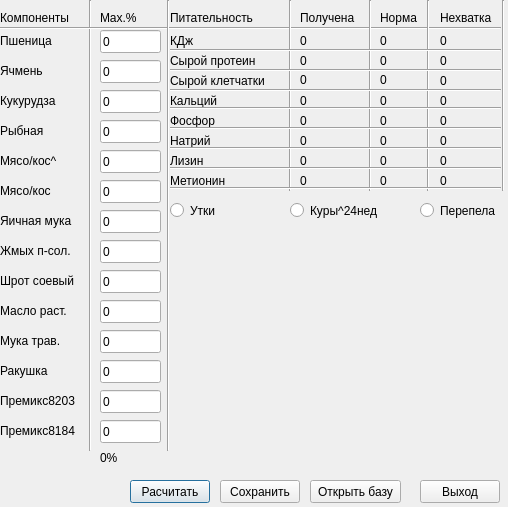
<?xml version="1.0" encoding="UTF-8"?>
<ui version="4.0">
 <class>Dialog</class>
 <widget class="QDialog" name="Dialog">
  <property name="geometry">
   <rect>
    <x>0</x>
    <y>0</y>
    <width>508</width>
    <height>507</height>
   </rect>
  </property>
  <property name="windowTitle">
   <string>Dialog</string>
  </property>
  <widget class="QLabel" name="label">
   <property name="geometry">
    <rect>
     <x>0</x>
     <y>10</y>
     <width>81</width>
     <height>16</height>
    </rect>
   </property>
   <property name="text">
    <string>Компоненты</string>
   </property>
  </widget>
  <widget class="QLabel" name="label_2">
   <property name="geometry">
    <rect>
     <x>100</x>
     <y>10</y>
     <width>59</width>
     <height>15</height>
    </rect>
   </property>
   <property name="text">
    <string>Max.%</string>
   </property>
  </widget>
  <widget class="QLabel" name="label_3">
   <property name="geometry">
    <rect>
     <x>170</x>
     <y>10</y>
     <width>101</width>
     <height>16</height>
    </rect>
   </property>
   <property name="text">
    <string>Питательность</string>
   </property>
  </widget>
  <widget class="QLabel" name="label_4">
   <property name="geometry">
    <rect>
     <x>440</x>
     <y>10</y>
     <width>61</width>
     <height>16</height>
    </rect>
   </property>
   <property name="text">
    <string>Нехватка</string>
   </property>
  </widget>
  <widget class="QLabel" name="label_5">
   <property name="geometry">
    <rect>
     <x>0</x>
     <y>30</y>
     <width>71</width>
     <height>21</height>
    </rect>
   </property>
   <property name="text">
    <string>Пшеница</string>
   </property>
  </widget>
  <widget class="QLineEdit" name="lineEdit">
   <property name="geometry">
    <rect>
     <x>100</x>
     <y>30</y>
     <width>61</width>
     <height>23</height>
    </rect>
   </property>
   <property name="text">
    <string>0</string>
   </property>
  </widget>
  <widget class="QLabel" name="label_6">
   <property name="geometry">
    <rect>
     <x>0</x>
     <y>60</y>
     <width>81</width>
     <height>21</height>
    </rect>
   </property>
   <property name="text">
    <string>Ячмень</string>
   </property>
  </widget>
  <widget class="QLabel" name="label_7">
   <property name="geometry">
    <rect>
     <x>0</x>
     <y>90</y>
     <width>81</width>
     <height>21</height>
    </rect>
   </property>
   <property name="text">
    <string>Кукурудза</string>
   </property>
  </widget>
  <widget class="QLabel" name="label_8">
   <property name="geometry">
    <rect>
     <x>0</x>
     <y>180</y>
     <width>71</width>
     <height>21</height>
    </rect>
   </property>
   <property name="text">
    <string>Мясо/кос</string>
   </property>
  </widget>
  <widget class="QLabel" name="label_9">
   <property name="geometry">
    <rect>
     <x>0</x>
     <y>120</y>
     <width>71</width>
     <height>21</height>
    </rect>
   </property>
   <property name="text">
    <string>Рыбная</string>
   </property>
  </widget>
  <widget class="QLabel" name="label_10">
   <property name="geometry">
    <rect>
     <x>0</x>
     <y>420</y>
     <width>91</width>
     <height>21</height>
    </rect>
   </property>
   <property name="text">
    <string>Премикс8184</string>
   </property>
  </widget>
  <widget class="QLabel" name="label_11">
   <property name="geometry">
    <rect>
     <x>380</x>
     <y>10</y>
     <width>59</width>
     <height>15</height>
    </rect>
   </property>
   <property name="text">
    <string>Норма</string>
   </property>
  </widget>
  <widget class="QLineEdit" name="lineEdit_2">
   <property name="geometry">
    <rect>
     <x>100</x>
     <y>60</y>
     <width>61</width>
     <height>23</height>
    </rect>
   </property>
   <property name="text">
    <string>0</string>
   </property>
  </widget>
  <widget class="QLineEdit" name="lineEdit_3">
   <property name="geometry">
    <rect>
     <x>100</x>
     <y>90</y>
     <width>61</width>
     <height>23</height>
    </rect>
   </property>
   <property name="text">
    <string>0</string>
   </property>
  </widget>
  <widget class="QLineEdit" name="lineEdit_4">
   <property name="geometry">
    <rect>
     <x>100</x>
     <y>180</y>
     <width>61</width>
     <height>23</height>
    </rect>
   </property>
   <property name="text">
    <string>0</string>
   </property>
  </widget>
  <widget class="QLineEdit" name="lineEdit_5">
   <property name="geometry">
    <rect>
     <x>100</x>
     <y>120</y>
     <width>61</width>
     <height>23</height>
    </rect>
   </property>
   <property name="text">
    <string>0</string>
   </property>
  </widget>
  <widget class="QLineEdit" name="lineEdit_6">
   <property name="geometry">
    <rect>
     <x>100</x>
     <y>420</y>
     <width>61</width>
     <height>23</height>
    </rect>
   </property>
   <property name="text">
    <string>0</string>
   </property>
  </widget>
  <widget class="QLabel" name="label_12">
   <property name="geometry">
    <rect>
     <x>100</x>
     <y>450</y>
     <width>59</width>
     <height>15</height>
    </rect>
   </property>
   <property name="text">
    <string>0%</string>
   </property>
  </widget>
  <widget class="QLabel" name="label_13">
   <property name="geometry">
    <rect>
     <x>170</x>
     <y>30</y>
     <width>59</width>
     <height>21</height>
    </rect>
   </property>
   <property name="text">
    <string>КДж</string>
   </property>
  </widget>
  <widget class="QLabel" name="label_14">
   <property name="geometry">
    <rect>
     <x>300</x>
     <y>10</y>
     <width>71</width>
     <height>16</height>
    </rect>
   </property>
   <property name="text">
    <string>Получена</string>
   </property>
  </widget>
  <widget class="QLabel" name="label_15">
   <property name="geometry">
    <rect>
     <x>170</x>
     <y>50</y>
     <width>101</width>
     <height>21</height>
    </rect>
   </property>
   <property name="text">
    <string>Сырой протеин</string>
   </property>
  </widget>
  <widget class="QLabel" name="label_16">
   <property name="geometry">
    <rect>
     <x>170</x>
     <y>70</y>
     <width>121</width>
     <height>21</height>
    </rect>
   </property>
   <property name="text">
    <string>Сырой клетчатки</string>
   </property>
  </widget>
  <widget class="QLabel" name="label_17">
   <property name="geometry">
    <rect>
     <x>170</x>
     <y>90</y>
     <width>71</width>
     <height>21</height>
    </rect>
   </property>
   <property name="text">
    <string>Кальций</string>
   </property>
  </widget>
  <widget class="QLabel" name="label_18">
   <property name="geometry">
    <rect>
     <x>170</x>
     <y>110</y>
     <width>59</width>
     <height>21</height>
    </rect>
   </property>
   <property name="text">
    <string>Фосфор</string>
   </property>
  </widget>
  <widget class="QLabel" name="label_19">
   <property name="geometry">
    <rect>
     <x>170</x>
     <y>130</y>
     <width>61</width>
     <height>21</height>
    </rect>
   </property>
   <property name="text">
    <string>Натрий</string>
   </property>
  </widget>
  <widget class="QLabel" name="label_20">
   <property name="geometry">
    <rect>
     <x>300</x>
     <y>30</y>
     <width>71</width>
     <height>21</height>
    </rect>
   </property>
   <property name="text">
    <string>0</string>
   </property>
  </widget>
  <widget class="QLabel" name="label_21">
   <property name="geometry">
    <rect>
     <x>300</x>
     <y>50</y>
     <width>71</width>
     <height>21</height>
    </rect>
   </property>
   <property name="text">
    <string>0</string>
   </property>
  </widget>
  <widget class="QLabel" name="label_22">
   <property name="geometry">
    <rect>
     <x>300</x>
     <y>70</y>
     <width>71</width>
     <height>20</height>
    </rect>
   </property>
   <property name="text">
    <string>0</string>
   </property>
  </widget>
  <widget class="QLabel" name="label_23">
   <property name="geometry">
    <rect>
     <x>300</x>
     <y>90</y>
     <width>71</width>
     <height>21</height>
    </rect>
   </property>
   <property name="text">
    <string>0</string>
   </property>
  </widget>
  <widget class="QLabel" name="label_24">
   <property name="geometry">
    <rect>
     <x>300</x>
     <y>110</y>
     <width>71</width>
     <height>21</height>
    </rect>
   </property>
   <property name="text">
    <string>0</string>
   </property>
  </widget>
  <widget class="QLabel" name="label_25">
   <property name="geometry">
    <rect>
     <x>300</x>
     <y>130</y>
     <width>71</width>
     <height>21</height>
    </rect>
   </property>
   <property name="text">
    <string>0</string>
   </property>
  </widget>
  <widget class="QLabel" name="label_26">
   <property name="geometry">
    <rect>
     <x>380</x>
     <y>30</y>
     <width>61</width>
     <height>21</height>
    </rect>
   </property>
   <property name="text">
    <string>0</string>
   </property>
  </widget>
  <widget class="QLabel" name="label_27">
   <property name="geometry">
    <rect>
     <x>380</x>
     <y>50</y>
     <width>61</width>
     <height>21</height>
    </rect>
   </property>
   <property name="text">
    <string>0</string>
   </property>
  </widget>
  <widget class="QLabel" name="label_28">
   <property name="geometry">
    <rect>
     <x>380</x>
     <y>70</y>
     <width>51</width>
     <height>20</height>
    </rect>
   </property>
   <property name="text">
    <string>0</string>
   </property>
  </widget>
  <widget class="QLabel" name="label_29">
   <property name="geometry">
    <rect>
     <x>380</x>
     <y>90</y>
     <width>51</width>
     <height>21</height>
    </rect>
   </property>
   <property name="text">
    <string>0</string>
   </property>
  </widget>
  <widget class="QLabel" name="label_30">
   <property name="geometry">
    <rect>
     <x>380</x>
     <y>110</y>
     <width>51</width>
     <height>21</height>
    </rect>
   </property>
   <property name="text">
    <string>0</string>
   </property>
  </widget>
  <widget class="QLabel" name="label_31">
   <property name="geometry">
    <rect>
     <x>380</x>
     <y>130</y>
     <width>51</width>
     <height>21</height>
    </rect>
   </property>
   <property name="text">
    <string>0</string>
   </property>
  </widget>
  <widget class="QLabel" name="label_32">
   <property name="geometry">
    <rect>
     <x>440</x>
     <y>30</y>
     <width>61</width>
     <height>21</height>
    </rect>
   </property>
   <property name="text">
    <string>0</string>
   </property>
  </widget>
  <widget class="QLabel" name="label_33">
   <property name="geometry">
    <rect>
     <x>440</x>
     <y>50</y>
     <width>61</width>
     <height>21</height>
    </rect>
   </property>
   <property name="text">
    <string>0</string>
   </property>
  </widget>
  <widget class="QLabel" name="label_34">
   <property name="geometry">
    <rect>
     <x>440</x>
     <y>70</y>
     <width>61</width>
     <height>21</height>
    </rect>
   </property>
   <property name="text">
    <string>0</string>
   </property>
  </widget>
  <widget class="QLabel" name="label_35">
   <property name="geometry">
    <rect>
     <x>440</x>
     <y>90</y>
     <width>61</width>
     <height>21</height>
    </rect>
   </property>
   <property name="text">
    <string>0</string>
   </property>
  </widget>
  <widget class="QLabel" name="label_36">
   <property name="geometry">
    <rect>
     <x>440</x>
     <y>110</y>
     <width>61</width>
     <height>21</height>
    </rect>
   </property>
   <property name="text">
    <string>0</string>
   </property>
  </widget>
  <widget class="QLabel" name="label_37">
   <property name="geometry">
    <rect>
     <x>440</x>
     <y>130</y>
     <width>61</width>
     <height>21</height>
    </rect>
   </property>
   <property name="text">
    <string>0</string>
   </property>
  </widget>
  <widget class="QRadioButton" name="radioButton">
   <property name="geometry">
    <rect>
     <x>170</x>
     <y>200</y>
     <width>100</width>
     <height>21</height>
    </rect>
   </property>
   <property name="text">
    <string>Утки</string>
   </property>
  </widget>
  <widget class="QRadioButton" name="radioButton_2">
   <property name="geometry">
    <rect>
     <x>290</x>
     <y>200</y>
     <width>111</width>
     <height>21</height>
    </rect>
   </property>
   <property name="text">
    <string>Куры^24нед</string>
   </property>
  </widget>
  <widget class="QRadioButton" name="radioButton_3">
   <property name="geometry">
    <rect>
     <x>420</x>
     <y>200</y>
     <width>100</width>
     <height>21</height>
    </rect>
   </property>
   <property name="text">
    <string>Перепела</string>
   </property>
  </widget>
  <widget class="QPushButton" name="pushButton">
   <property name="geometry">
    <rect>
     <x>130</x>
     <y>480</y>
     <width>80</width>
     <height>23</height>
    </rect>
   </property>
   <property name="text">
    <string>Расчитать</string>
   </property>
  </widget>
  <widget class="QPushButton" name="pushButton_2">
   <property name="geometry">
    <rect>
     <x>220</x>
     <y>480</y>
     <width>80</width>
     <height>23</height>
    </rect>
   </property>
   <property name="text">
    <string>Сохранить</string>
   </property>
  </widget>
  <widget class="QPushButton" name="pushButton_3">
   <property name="geometry">
    <rect>
     <x>310</x>
     <y>480</y>
     <width>91</width>
     <height>23</height>
    </rect>
   </property>
   <property name="text">
    <string>Открыть базу</string>
   </property>
  </widget>
  <widget class="QPushButton" name="pushButton_4">
   <property name="geometry">
    <rect>
     <x>420</x>
     <y>480</y>
     <width>80</width>
     <height>23</height>
    </rect>
   </property>
   <property name="text">
    <string>Выход</string>
   </property>
  </widget>
  <widget class="QLabel" name="label_38">
   <property name="geometry">
    <rect>
     <x>0</x>
     <y>240</y>
     <width>91</width>
     <height>21</height>
    </rect>
   </property>
   <property name="text">
    <string>Жмых п-сол.</string>
   </property>
  </widget>
  <widget class="QLabel" name="label_39">
   <property name="geometry">
    <rect>
     <x>0</x>
     <y>270</y>
     <width>91</width>
     <height>21</height>
    </rect>
   </property>
   <property name="text">
    <string>Шрот соевый</string>
   </property>
  </widget>
  <widget class="QLabel" name="label_40">
   <property name="geometry">
    <rect>
     <x>0</x>
     <y>150</y>
     <width>91</width>
     <height>21</height>
    </rect>
   </property>
   <property name="text">
    <string>Мясо/кос^</string>
   </property>
  </widget>
  <widget class="QLabel" name="label_41">
   <property name="geometry">
    <rect>
     <x>0</x>
     <y>210</y>
     <width>91</width>
     <height>21</height>
    </rect>
   </property>
   <property name="text">
    <string>Яичная мука</string>
   </property>
  </widget>
  <widget class="QLabel" name="label_42">
   <property name="geometry">
    <rect>
     <x>0</x>
     <y>330</y>
     <width>81</width>
     <height>21</height>
    </rect>
   </property>
   <property name="text">
    <string>Мука трав.</string>
   </property>
  </widget>
  <widget class="QLabel" name="label_43">
   <property name="geometry">
    <rect>
     <x>0</x>
     <y>300</y>
     <width>91</width>
     <height>21</height>
    </rect>
   </property>
   <property name="text">
    <string>Масло раст.</string>
   </property>
  </widget>
  <widget class="QLabel" name="label_44">
   <property name="geometry">
    <rect>
     <x>0</x>
     <y>360</y>
     <width>61</width>
     <height>21</height>
    </rect>
   </property>
   <property name="text">
    <string>Ракушка</string>
   </property>
  </widget>
  <widget class="QLineEdit" name="lineEdit_7">
   <property name="geometry">
    <rect>
     <x>100</x>
     <y>240</y>
     <width>61</width>
     <height>23</height>
    </rect>
   </property>
   <property name="text">
    <string>0</string>
   </property>
  </widget>
  <widget class="QLineEdit" name="lineEdit_8">
   <property name="geometry">
    <rect>
     <x>100</x>
     <y>270</y>
     <width>61</width>
     <height>23</height>
    </rect>
   </property>
   <property name="text">
    <string>0</string>
   </property>
  </widget>
  <widget class="QLineEdit" name="lineEdit_9">
   <property name="geometry">
    <rect>
     <x>100</x>
     <y>150</y>
     <width>61</width>
     <height>23</height>
    </rect>
   </property>
   <property name="text">
    <string>0</string>
   </property>
  </widget>
  <widget class="QLineEdit" name="lineEdit_10">
   <property name="geometry">
    <rect>
     <x>100</x>
     <y>210</y>
     <width>61</width>
     <height>23</height>
    </rect>
   </property>
   <property name="text">
    <string>0</string>
   </property>
  </widget>
  <widget class="QLineEdit" name="lineEdit_11">
   <property name="geometry">
    <rect>
     <x>100</x>
     <y>330</y>
     <width>61</width>
     <height>23</height>
    </rect>
   </property>
   <property name="text">
    <string>0</string>
   </property>
  </widget>
  <widget class="QLineEdit" name="lineEdit_12">
   <property name="geometry">
    <rect>
     <x>100</x>
     <y>300</y>
     <width>61</width>
     <height>23</height>
    </rect>
   </property>
   <property name="text">
    <string>0</string>
   </property>
  </widget>
  <widget class="QLineEdit" name="lineEdit_13">
   <property name="geometry">
    <rect>
     <x>100</x>
     <y>360</y>
     <width>61</width>
     <height>23</height>
    </rect>
   </property>
   <property name="text">
    <string>0</string>
   </property>
  </widget>
  <widget class="QLabel" name="label_45">
   <property name="geometry">
    <rect>
     <x>170</x>
     <y>150</y>
     <width>51</width>
     <height>21</height>
    </rect>
   </property>
   <property name="text">
    <string>Лизин</string>
   </property>
  </widget>
  <widget class="QLabel" name="label_46">
   <property name="geometry">
    <rect>
     <x>170</x>
     <y>170</y>
     <width>71</width>
     <height>21</height>
    </rect>
   </property>
   <property name="text">
    <string>Метионин</string>
   </property>
  </widget>
  <widget class="QLabel" name="label_47">
   <property name="geometry">
    <rect>
     <x>300</x>
     <y>150</y>
     <width>71</width>
     <height>21</height>
    </rect>
   </property>
   <property name="text">
    <string>0</string>
   </property>
  </widget>
  <widget class="QLabel" name="label_48">
   <property name="geometry">
    <rect>
     <x>300</x>
     <y>170</y>
     <width>71</width>
     <height>21</height>
    </rect>
   </property>
   <property name="text">
    <string>0</string>
   </property>
  </widget>
  <widget class="QLabel" name="label_49">
   <property name="geometry">
    <rect>
     <x>380</x>
     <y>150</y>
     <width>51</width>
     <height>21</height>
    </rect>
   </property>
   <property name="text">
    <string>0</string>
   </property>
  </widget>
  <widget class="QLabel" name="label_50">
   <property name="geometry">
    <rect>
     <x>380</x>
     <y>170</y>
     <width>51</width>
     <height>21</height>
    </rect>
   </property>
   <property name="text">
    <string>0</string>
   </property>
  </widget>
  <widget class="QLabel" name="label_51">
   <property name="geometry">
    <rect>
     <x>440</x>
     <y>150</y>
     <width>61</width>
     <height>21</height>
    </rect>
   </property>
   <property name="text">
    <string>0</string>
   </property>
  </widget>
  <widget class="QLabel" name="label_52">
   <property name="geometry">
    <rect>
     <x>440</x>
     <y>170</y>
     <width>61</width>
     <height>21</height>
    </rect>
   </property>
   <property name="text">
    <string>0</string>
   </property>
  </widget>
  <widget class="QLabel" name="label_53">
   <property name="geometry">
    <rect>
     <x>0</x>
     <y>390</y>
     <width>91</width>
     <height>21</height>
    </rect>
   </property>
   <property name="text">
    <string>Премикс8203</string>
   </property>
  </widget>
  <widget class="QLineEdit" name="lineEdit_14">
   <property name="geometry">
    <rect>
     <x>100</x>
     <y>390</y>
     <width>61</width>
     <height>23</height>
    </rect>
   </property>
   <property name="text">
    <string>0</string>
   </property>
  </widget>
  <widget class="Line" name="line">
   <property name="geometry">
    <rect>
     <x>80</x>
     <y>0</y>
     <width>20</width>
     <height>451</height>
    </rect>
   </property>
   <property name="orientation">
    <enum>Qt::Vertical</enum>
   </property>
  </widget>
  <widget class="Line" name="line_2">
   <property name="geometry">
    <rect>
     <x>0</x>
     <y>20</y>
     <width>501</width>
     <height>16</height>
    </rect>
   </property>
   <property name="orientation">
    <enum>Qt::Horizontal</enum>
   </property>
  </widget>
  <widget class="Line" name="line_3">
   <property name="geometry">
    <rect>
     <x>160</x>
     <y>0</y>
     <width>16</width>
     <height>451</height>
    </rect>
   </property>
   <property name="orientation">
    <enum>Qt::Vertical</enum>
   </property>
  </widget>
  <widget class="Line" name="line_4">
   <property name="geometry">
    <rect>
     <x>280</x>
     <y>0</y>
     <width>20</width>
     <height>191</height>
    </rect>
   </property>
   <property name="orientation">
    <enum>Qt::Vertical</enum>
   </property>
  </widget>
  <widget class="Line" name="line_5">
   <property name="geometry">
    <rect>
     <x>360</x>
     <y>0</y>
     <width>20</width>
     <height>191</height>
    </rect>
   </property>
   <property name="orientation">
    <enum>Qt::Vertical</enum>
   </property>
  </widget>
  <widget class="Line" name="line_6">
   <property name="geometry">
    <rect>
     <x>420</x>
     <y>0</y>
     <width>16</width>
     <height>191</height>
    </rect>
   </property>
   <property name="orientation">
    <enum>Qt::Vertical</enum>
   </property>
  </widget>
  <widget class="Line" name="line_7">
   <property name="geometry">
    <rect>
     <x>170</x>
     <y>180</y>
     <width>331</width>
     <height>16</height>
    </rect>
   </property>
   <property name="orientation">
    <enum>Qt::Horizontal</enum>
   </property>
  </widget>
  <widget class="Line" name="line_8">
   <property name="geometry">
    <rect>
     <x>170</x>
     <y>40</y>
     <width>331</width>
     <height>20</height>
    </rect>
   </property>
   <property name="orientation">
    <enum>Qt::Horizontal</enum>
   </property>
  </widget>
  <widget class="Line" name="line_9">
   <property name="geometry">
    <rect>
     <x>170</x>
     <y>60</y>
     <width>331</width>
     <height>20</height>
    </rect>
   </property>
   <property name="orientation">
    <enum>Qt::Horizontal</enum>
   </property>
  </widget>
  <widget class="Line" name="line_10">
   <property name="geometry">
    <rect>
     <x>170</x>
     <y>80</y>
     <width>331</width>
     <height>20</height>
    </rect>
   </property>
   <property name="orientation">
    <enum>Qt::Horizontal</enum>
   </property>
  </widget>
  <widget class="Line" name="line_11">
   <property name="geometry">
    <rect>
     <x>493</x>
     <y>0</y>
     <width>20</width>
     <height>191</height>
    </rect>
   </property>
   <property name="orientation">
    <enum>Qt::Vertical</enum>
   </property>
  </widget>
  <widget class="Line" name="line_12">
   <property name="geometry">
    <rect>
     <x>170</x>
     <y>100</y>
     <width>331</width>
     <height>16</height>
    </rect>
   </property>
   <property name="orientation">
    <enum>Qt::Horizontal</enum>
   </property>
  </widget>
  <widget class="Line" name="line_13">
   <property name="geometry">
    <rect>
     <x>170</x>
     <y>120</y>
     <width>331</width>
     <height>16</height>
    </rect>
   </property>
   <property name="orientation">
    <enum>Qt::Horizontal</enum>
   </property>
  </widget>
  <widget class="Line" name="line_14">
   <property name="geometry">
    <rect>
     <x>170</x>
     <y>140</y>
     <width>331</width>
     <height>16</height>
    </rect>
   </property>
   <property name="orientation">
    <enum>Qt::Horizontal</enum>
   </property>
  </widget>
  <widget class="Line" name="line_15">
   <property name="geometry">
    <rect>
     <x>170</x>
     <y>160</y>
     <width>331</width>
     <height>16</height>
    </rect>
   </property>
   <property name="orientation">
    <enum>Qt::Horizontal</enum>
   </property>
  </widget>
 </widget>
 <resources/>
 <connections/>
</ui>
